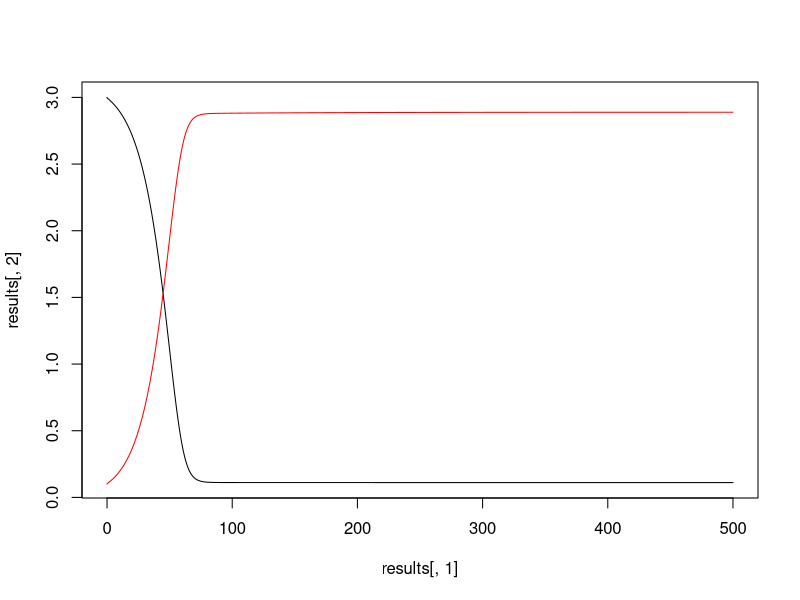

Write R code to recreate this figure.
##A model of one bacterial species growing on 1 substrate, which assumes that:
##the per capita growth rate is proportional to the rate of metabolism
##the rate of metabolism is a Michaelis-Menten function of the concentration of substrate
##constant rate of dilution introduces new substrate, removes substrate and bacteria

rm(list=ls())
graphics.off()

##assign values to parameters
##a) starting population density of bacteria
N0<-0.1
##b) starting concentration of the substrate (resource)
S0<-3
##c) the dilution rate
d<-0.01

##c) 3 parameters for the Michaelis-Menten part, which specifies
##the rate at which substrate is metabolized, see http://en.wikipedia.org/wiki/Michaelis–Menten_kinetics

##the amount of substrate that a unit amount of enzyme can metabolise per unit time
kcat<-0.1
##the amount of enzyme per cell
E<-1
##NB Vmax = kcat*E, where Vmax is the rate of the reaction per cell when there is excess substrate

##the Michaelis constant - concentration at which the reaction rate is 1/2 its maximum
Km<-1

##the conversion rate from substrate metabolised to density increase
##i.e. per unit substrate metabolise get c.conv more cells produced
c.conv<-1

##choose time steps and total time
time.step<-0.5
times<-seq(0,500,time.step)

##set initial values of state variables
S<-S0
N<-N0

##set up matrix to store results in
results<-matrix(NA,nrow=length(times)+1,ncol=3)

	##store time 0 values
	results[1,1]<-0
	results[1,2]<-S
	results[1,3]<-N

##loop through the times
for (i in (1:length(times))) {
	
	##assign new values to S and N according to Michaelis Menten
	S <- S-(kcat*E*S/(Km+S))*N*time.step-d*S*time.step+d*S0*time.step
	N <- N+(c.conv*kcat*E*S/(Km+S))*N*time.step-d*N*time.step
	
	##store the results
	##use i+1 so as not to over-write the time 0 values
	results[i+1,1]<-times[i]
	results[i+1,2]<-S
	results[i+1,3]<-N
	
}

##plot the results on the same graph
##a) Substrate concentration
plot(results[,2]~results[,1],type="l")
##b) Density
lines(results[,3]~results[,1],col="red")